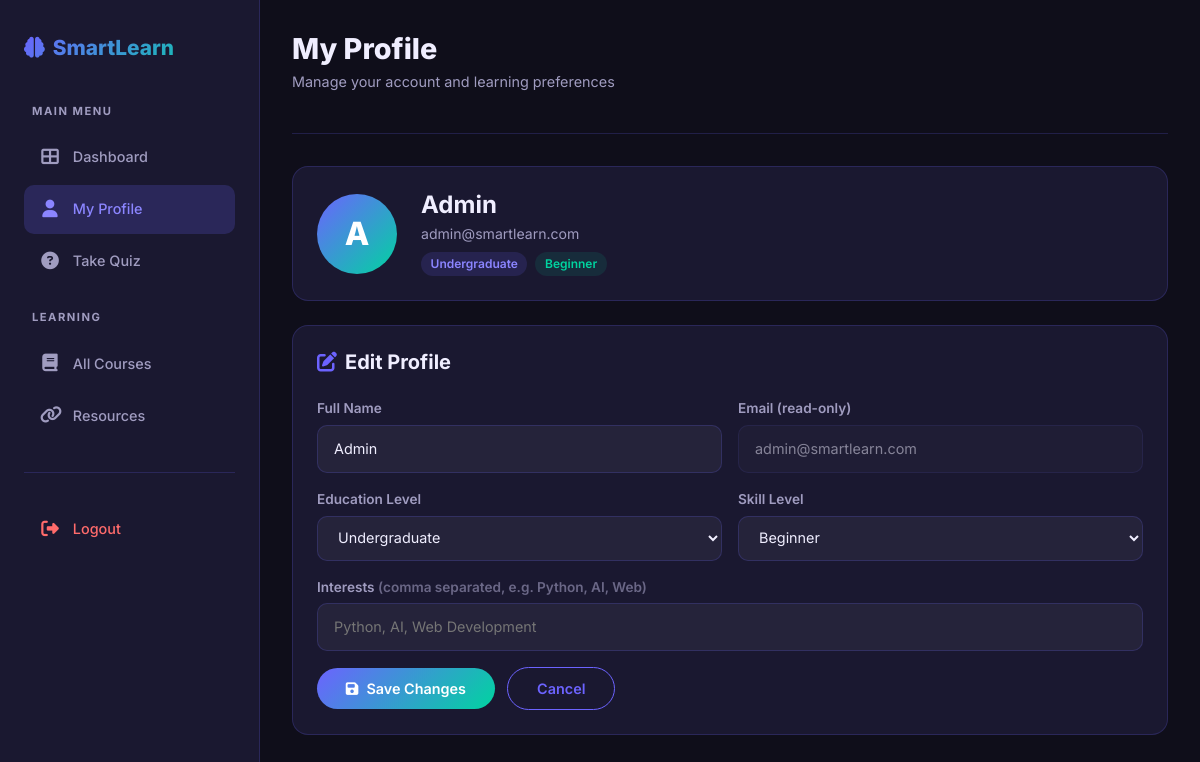
Screenshot of /profile (signed in) with the database file from the repository.
### tables this page shows
CREATE TABLE users (
        id INTEGER PRIMARY KEY AUTOINCREMENT,
        name TEXT NOT NULL,
        email TEXT UNIQUE NOT NULL,
        password TEXT NOT NULL,
        education TEXT DEFAULT 'Undergraduate',
        interests TEXT DEFAULT '',
        skill_level TEXT DEFAULT 'Beginner',
        is_admin INTEGER DEFAULT 0,
        created_at TEXT DEFAULT CURRENT_TIMESTAMP
    );

### app.py (the view, shortened to what this page needs)
@app.route('/profile', methods=['GET', 'POST'])
@login_required
def profile():
    conn = get_db()
    user = conn.execute('SELECT * FROM users WHERE id=?', (session['user_id'],)).fetchone()
    conn.close()
    return render_template('profile.html', user=user)

### app.py (called while the page is built)
def get_db():
    conn = sqlite3.connect(DB_PATH)
    conn.row_factory = sqlite3.Row
    return conn

def login_required(f):
    @wraps(f)
    def decorated(*args, **kwargs):
        if 'user_id' not in session:
            flash('Please login to continue.', 'warning')
            return redirect(url_for('login'))
        return f(*args, **kwargs)
    return decorated

### templates/profile.html (shortened to what this page needs)
{% extends "base.html" %}
{% block body %}
<div class="dashboard-wrapper">
  <aside class="sidebar" id="sidebar">
    <a href="{{ url_for('index') }}" class="sidebar-brand"><i class="fas fa-brain me-2"></i>SmartLearn</a>
    <div class="sidebar-section-title">Main Menu</div>
    <a href="{{ url_for('dashboard') }}" class="sidebar-link"><span class="sidebar-icon"><i class="fas fa-th-large"></i></span> Dashboard</a>
    <a href="{{ url_for('profile') }}" class="sidebar-link active"><span class="sidebar-icon"><i class="fas fa-user"></i></span> My Profile</a>
    <a href="{{ url_for('quiz') }}" class="sidebar-link"><span class="sidebar-icon"><i class="fas fa-question-circle"></i></span> Take Quiz</a>
    <div class="sidebar-section-title">Learning</div>
    <a href="{{ url_for('courses') }}" class="sidebar-link"><span class="sidebar-icon"><i class="fas fa-book"></i></span> All Courses</a>
    <a href="{{ url_for('resources') }}" class="sidebar-link"><span class="sidebar-icon"><i class="fas fa-link"></i></span> Resources</a>
    <div style="margin-top:2rem;padding-top:2rem;border-top:1px solid var(--border);">
      <a href="{{ url_for('logout') }}" class="sidebar-link" style="color:var(--accent)"><span class="sidebar-icon"><i class="fas fa-sign-out-alt"></i></span> Logout</a>
    </div>
  </aside>
  <main class="main-content fade-in">
    <div class="page-header">
      <h1 class="page-title">My Profile</h1>
      <p class="page-sub">Manage your account and learning preferences</p>
    </div>
    <div class="card-custom mb-4">
      <div class="d-flex align-items-center">
        <div class="profile-avatar">{{ user.name[0].upper() }}</div>
        <div>
          <h4 style="font-weight:700;margin-bottom:0.2rem;">{{ user.name }}</h4>
          <p style="color:var(--text-secondary);font-size:0.88rem;margin-bottom:0.5rem;">{{ user.email }}</p>
          <div class="d-flex gap-2 flex-wrap">
            <span class="tag">{{ user.education }}</span>
            <span class="tag" style="background:rgba(0,212,160,0.1);color:var(--secondary)">{{ user.skill_level }}</span>
          </div>
        </div>
      </div>
    </div>
    <div class="card-custom">
      <h5 style="font-weight:700;margin-bottom:1.5rem;"><i class="fas fa-edit me-2" style="color:var(--primary)"></i>Edit Profile</h5>
      <form method="POST" action="{{ url_for('profile') }}">
        <div class="row g-3">
          <div class="col-md-6">
            <label class="form-label">Full Name</label>
            <input type="text" name="name" class="form-control-custom" value="{{ user.name }}" required>
          </div>
          <div class="col-md-6">
            <label class="form-label">Email (read-only)</label>
            <input type="email" class="form-control-custom" value="{{ user.email }}" disabled style="opacity:0.5">
          </div>
          <div class="col-md-6">
            <label class="form-label">Education Level</label>
            <select name="education" class="form-control-custom">
              {% for edu in ['High School', 'Undergraduate', 'Postgraduate', 'Professional'] %}
                <option value="{{ edu }}" {{ 'selected' if user.education == edu else '' }}>{{ edu }}</option>
              {% endfor %}
            </select>
          </div>
          <div class="col-md-6">
            <label class="form-label">Skill Level</label>
            <select name="skill_level" class="form-control-custom">
              {% for lvl in ['Beginner', 'Intermediate', 'Advanced'] %}
                <option value="{{ lvl }}" {{ 'selected' if user.skill_level == lvl else '' }}>{{ lvl }}</option>
              {% endfor %}
            </select>
          </div>
          <div class="col-12">
            <label class="form-label">Interests <span style="opacity:0.6">(comma separated, e.g. Python, AI, Web)</span></label>
            <input type="text" name="interests" class="form-control-custom" value="{{ user.interests }}" placeholder="Python, AI, Web Development">
          </div>
        </div>
        <div class="mt-3">
          <button type="submit" class="btn-primary-custom">
            <i class="fas fa-save me-2"></i>Save Changes
          </button>
          <a href="{{ url_for('dashboard') }}" class="btn-secondary-custom ms-2">Cancel</a>
        </div>
      </form>
    </div>
  </main>
</div>
{% endblock %}

### static/css/style.css (style rules this page uses)
:root { --primary: #6c63ff; --primary-dark: #5a52d5; --primary-light: #8b85ff; --secondary: #00d4a0; --accent: #ff6b6b; --gradient: linear-gradient(135deg, #6c63ff 0%, #00d4a0 100%); --gradient-dark: linear-gradient(135deg, #4a42cc 0%, #00a880 100%); --bg-dark: #0f0e1a; --bg-card: #1a1830; --bg-card2: #211f36; --text-primary: #f0eeff; --text-secondary: #a09cc0; --border: rgba(108, 99, 255, 0.2); --shadow: 0 8px 32px rgba(108, 99, 255, 0.15); --shadow-hover: 0 16px 48px rgba(108, 99, 255, 0.3); --radius: 16px; --radius-sm: 10px; --sidebar-width: 260px; }
* { margin: 0; padding: 0; box-sizing: border-box; }
body { font-family: 'Inter', sans-serif; background: var(--bg-dark); color: var(--text-primary); min-height: 100vh; overflow-x: hidden; }
.btn-primary-custom { background: var(--gradient); border: none; color: white; padding: 0.6rem 1.8rem; border-radius: 50px; font-weight: 600; font-size: 0.9rem; cursor: pointer; transition: all 0.3s ease; text-decoration: none; display: inline-block; }
.btn-secondary-custom { background: transparent; border: 1px solid var(--primary); color: var(--primary); padding: 0.6rem 1.8rem; border-radius: 50px; font-weight: 600; font-size: 0.9rem; cursor: pointer; transition: all 0.3s ease; text-decoration: none; display: inline-block; }
.card-custom { background: var(--bg-card); border: 1px solid var(--border); border-radius: var(--radius); padding: 1.5rem; transition: all 0.3s ease; position: relative; overflow: hidden; }
.card-custom::before { content: ''; position: absolute; top: 0; left: 0; right: 0; height: 2px; background: var(--gradient); opacity: 0; transition: opacity 0.3s; }
.dashboard-wrapper { display: flex; min-height: 100vh; }
.sidebar { width: var(--sidebar-width); background: var(--bg-card); border-right: 1px solid var(--border); padding: 2rem 1.5rem; position: fixed; top: 0; left: 0; height: 100vh; overflow-y: auto; z-index: 100; transition: transform 0.3s ease; }
.sidebar-brand { font-weight: 800; font-size: 1.3rem; background: var(--gradient); -webkit-background-clip: text; -webkit-text-fill-color: transparent; background-clip: text; margin-bottom: 2.5rem; display: block; text-decoration: none; }
.sidebar-section-title { font-size: 0.7rem; font-weight: 700; text-transform: uppercase; letter-spacing: 1.5px; color: var(--text-secondary); margin-bottom: 0.8rem; margin-top: 1.5rem; padding-left: 0.5rem; }
.sidebar-link { display: flex; align-items: center; gap: 0.8rem; padding: 0.7rem 1rem; border-radius: var(--radius-sm); color: var(--text-secondary); text-decoration: none; font-weight: 500; font-size: 0.9rem; transition: all 0.2s ease; margin-bottom: 0.2rem; }
.sidebar-link:hover, .sidebar-link.active { background: rgba(108,99,255,0.15); color: var(--text-primary); }
.sidebar-link.active { background: rgba(108,99,255,0.2); color: var(--primary-light); }
.sidebar-icon { font-size: 1.1rem; width: 20px; text-align: center; }
.main-content { margin-left: var(--sidebar-width); flex: 1; padding: 2rem; min-height: 100vh; }
.form-label { display: block; font-size: 0.85rem; font-weight: 600; color: var(--text-secondary); margin-bottom: 0.4rem; }
.form-control-custom { width: 100%; background: rgba(255,255,255,0.05); border: 1px solid var(--border); border-radius: var(--radius-sm); color: var(--text-primary); padding: 0.75rem 1rem; font-size: 0.9rem; outline: none; transition: border-color 0.2s; font-family: 'Inter', sans-serif; }
.form-control-custom option { background: var(--bg-card2); color: var(--text-primary); }
.profile-avatar { width: 80px; height: 80px; border-radius: 50%; background: var(--gradient); display: flex; align-items: center; justify-content: center; font-size: 2rem; font-weight: 800; color: white; margin-right: 1.5rem; flex-shrink: 0; }
.page-header { margin-bottom: 2rem; padding-bottom: 1.5rem; border-bottom: 1px solid var(--border); }
.page-title { font-size: 1.8rem; font-weight: 800; margin-bottom: 0.3rem; }
.page-sub { color: var(--text-secondary); font-size: 0.9rem; }
.fade-in { animation: fadeIn 0.5s ease; }
.tag { display: inline-block; padding: 0.2rem 0.6rem; border-radius: 50px; font-size: 0.75rem; font-weight: 600; background: rgba(108,99,255,0.15); color: var(--primary-light); }

### rows the page displays
users: name "A", name "Admin", email "admin@smartlearn.com", education "Undergraduate", skill_level "Beginner"

### other values shown
form field education "Undergraduate"
form field skill_level "Beginner"
